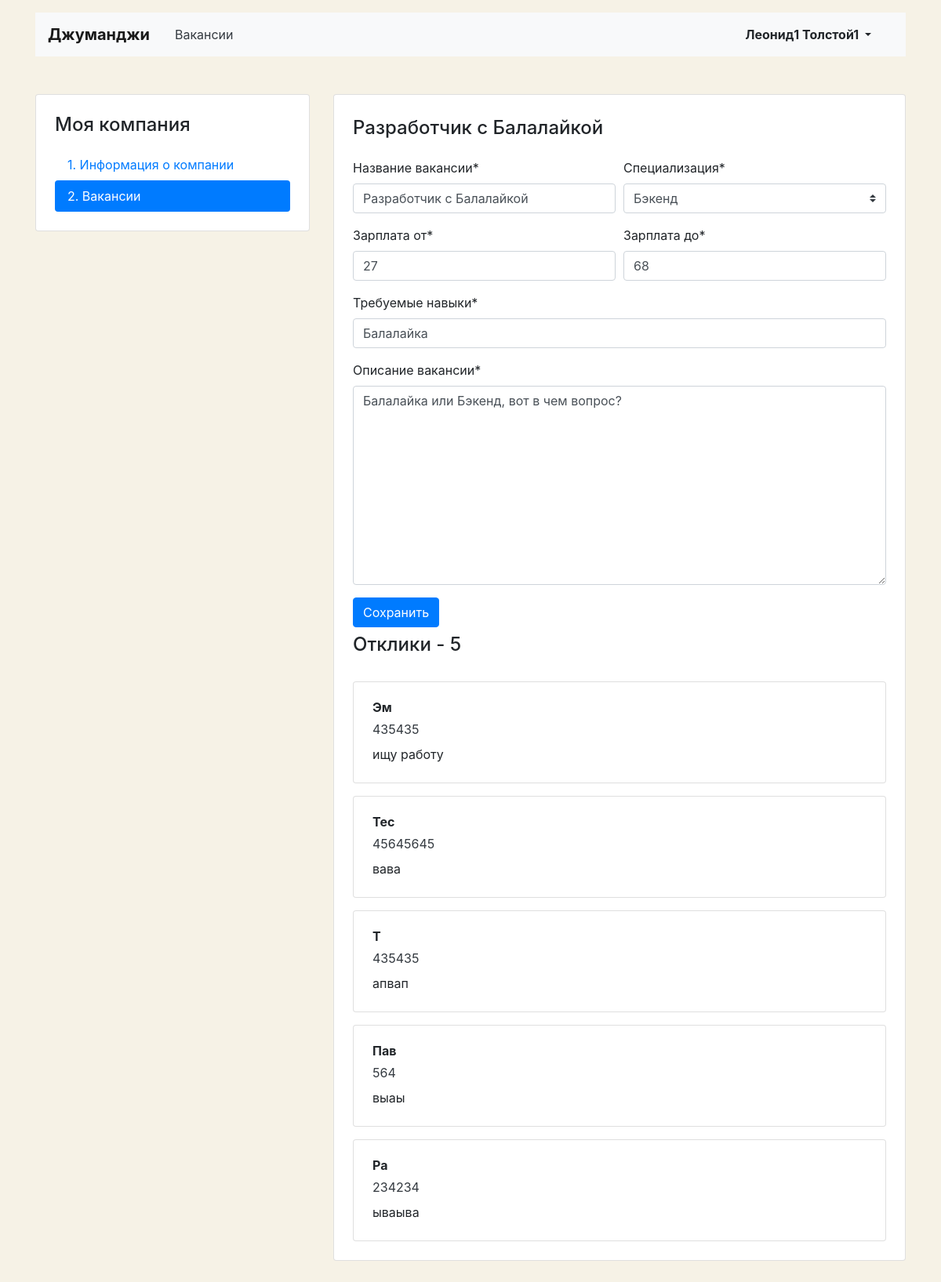
The app's page /mycompany/vacancies/6/ (signed in) with its own data.
### app_vacancy/models.py (models this page shows)
class Vacancy(models.Model):
    title = models.CharField(max_length=29)
    specialty = models.ForeignKey(Specialty, on_delete=models.CASCADE, related_name='vacancies')
    company = models.ForeignKey(Company, on_delete=models.CASCADE, related_name='vacancies')
    skills = models.CharField(max_length=75)
    description = models.TextField()
    salary_min = models.PositiveIntegerField()
    salary_max = models.PositiveIntegerField()
    published_at = models.CharField(max_length=10)

class Specialty(models.Model):
    code = models.CharField(max_length=10)
    title = models.CharField(max_length=12)
    picture = models.ImageField(upload_to='speciality_images')
    def __str__(self):
        return self.title

class Application(models.Model):
    written_username = models.CharField(max_length=50)
    written_phone = models.CharField(max_length=50)
    written_cover_letter = models.TextField()
    vacancy = models.ForeignKey(Vacancy, null=True, on_delete=models.CASCADE, related_name='applications')
    user = models.ForeignKey(get_user_model(), null=True, on_delete=models.CASCADE, related_name='applications')

### app_vacancy/views.py (the view, shortened to what this page needs)
# urls.py: path('mycompany/vacancies/<int:id>/', MyCompanyOneVacancy.as_view(), name='my_one_vacancy'),
class MyCompanyOneVacancy(View):
    @method_decorator(login_required)
    def get(self, request, id):
        try:
            alien_company = request.user.company.id
            vacancy = Vacancy.objects.get(id=id)
            if alien_company != vacancy.company_id:
                return redirect('/mycompany/vacancies')
            form = MyCompanyVacanciesCreateEditForm(instance=vacancy)
            applications = Application.objects.filter(vacancy_id=id).values('written_username', 'written_phone',
                                                                            'written_cover_letter')
            context = {'form': form, 'vacancy_title': vacancy.title, 'applications': applications}
            return render(request, 'vacancy-edit.html', context=context)
        except:
            raise Http404

### app_vacancy/forms.py
class MyCompanyVacanciesCreateEditForm(forms.ModelForm):
    class Meta:
        model = Vacancy
        exclude = ('company', 'published_at')
        labels = {
            'title': 'Название вакансии',
            'specialty': 'Специализация',
            'skills': 'Требуемые навыки',
            'description': 'Описание вакансии',
            'salary_min': 'Зарплата от',
            'salary_max': 'Зарплата до',
        }
    def __init__(self, *args, **kwargs):
        super().__init__(*args, **kwargs)
        self.helper = FormHelper()
        self.helper.layout = Layout(
            Row(
                Column('title', ),
                Column('specialty', ),
            ),
            Row(
                Column('salary_min', ),
                Column('salary_max', ),
            ),
            Row(
                Column('skills', ),
            ),
            Row(
                Column('description', ),
            ),
            Row(
                Column(Submit('submit', 'Сохранить')),
            ),
        )

### templates/vacancy-edit.html (shortened to what this page needs)
{% extends 'basecompany.html' %}
{% load crispy_forms_tags %}
{% block content %}
  <main class="container mt-3 pb-5">
    <div class="row mt-5">
      <div class="col-12 col-lg-4">
        <aside class="pt-3 pb-4 px-4 mb-5 card">
          <h1 class="h4 pt-2 pb-2">Моя компания</h1>
          <div class="nav flex-column nav-pills">
            <a class="nav-link" href="/mycompany">1. Информация о&nbsp;компании</a>
            <a class="nav-link active" href="/mycompany/vacancies">2. Вакансии</a>
          </div>
        </aside>
      </div>
      <div class="col-12 col-lg-8">
        <div class="card">
          <div class="card-body px-4 pb-4 tab-content">
            <section>
              <h2 class="h4 pt-2 pb-3">{{ vacancy_title }}</h2>
              {% crispy form %}
              <h2 class="h4 pt-2 pb-3">Отклики - {{ applications|length }}</h2>
              {% for application_info in applications %}
              <div class="card mt-3">
                <div class="card-body px-4" id='application'>
                  <p class="mb-1 font-weight-bold">{{ application_info.written_username }}</p>
                  <p class="mb-2"><a href="tel:+79002842324" class="text-dark">{{ application_info.written_phone }}</a></p>
                  <p class="mb-1">{{ application_info.written_cover_letter }}</p>
                </div>
              </div>
              {% endfor %}
            </section>
          </div>
        </div>
      </div>
    </div>
  </main>
{% endblock %}

### templates/basecompany.html (shortened to what this page needs)
<!DOCTYPE html>
<html lang="ru">
<head>
  <link rel="stylesheet" href="https://stackpath.bootstrapcdn.com/bootstrap/4.3.1/css/bootstrap.min.css">
</head>
<body>
  <header class="container mt-3">
    <nav class="navbar navbar-expand-lg navbar-light bg-light">
      <a class="navbar-brand mr-4 font-weight-bold" href="http://127.0.0.1:8000">Джуманджи</a>
      <div class="collapse navbar-collapse justify-content-between" id="navbarNav">
        <ul class="navbar-nav col-10">
          <li class="nav-item">
            <a class="nav-link text-dark" href="/vacancies">Вакансии</a>
          </li>
        </ul>
        <ul class="navbar-nav col-2 justify-content-end">
          <li class="nav-item active">
            <div class="btn-group">
              <button type="button" class="btn dropdown-toggle font-weight-bold" data-toggle="dropdown" aria-haspopup="true" aria-expanded="false">
                {{ request.user.first_name }} {{ request.user.last_name }}
              </button>
            </div>
          </li>
        </ul>
      </div>
    </nav>
  </header>
{% block content %}
{% endblock %}
</body>
</html>

### templates/basecompany.html (style rules this page uses)
body { background-color: #F6F2E6; }

### records on screen
Vacancy: title "Разработчик с Балалайкой", specialty "Бэкенд", salary_min "27", salary_max "68", skills "Балалайка", description "Балалайка или Бэкенд, вот в чем вопрос?"
Application: written_username "Эм", written_phone "435435", written_cover_letter "ищу работу"
Application: written_username "Тес", written_phone "45645645", written_cover_letter "вава"
Application: written_username "Т", written_phone "435435", written_cover_letter "апвап"
Application: written_username "Пав", written_phone "564", written_cover_letter "выаы"
Application: written_username "Ра", written_phone "234234", written_cover_letter "ываыва"

### other values on screen
{{ request.user.first_name }} "Леонид1"
{{ request.user.last_name }} "Толстой1"
{{ applications|length }} "5"
